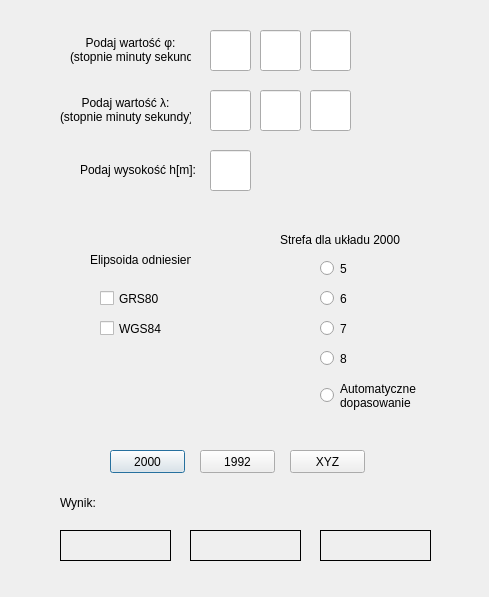
<?xml version="1.0" encoding="UTF-8"?>
<ui version="4.0">
 <class>program</class>
 <widget class="QDialog" name="program">
  <property name="geometry">
   <rect>
    <x>0</x>
    <y>0</y>
    <width>489</width>
    <height>597</height>
   </rect>
  </property>
  <property name="windowTitle">
   <string>Dialog</string>
  </property>
  <widget class="QLabel" name="podajFI">
   <property name="geometry">
    <rect>
     <x>70</x>
     <y>30</y>
     <width>121</width>
     <height>41</height>
    </rect>
   </property>
   <property name="text">
    <string>&lt;html&gt;&lt;head/&gt;&lt;body&gt;&lt;p align=&quot;center&quot;&gt;Podaj wartość φ:&lt;br/&gt;(stopnie minuty sekundy)&lt;/p&gt;&lt;/body&gt;&lt;/html&gt;</string>
   </property>
   <property name="textFormat">
    <enum>Qt::RichText</enum>
   </property>
  </widget>
  <widget class="QLabel" name="podajLAM">
   <property name="geometry">
    <rect>
     <x>60</x>
     <y>90</y>
     <width>131</width>
     <height>41</height>
    </rect>
   </property>
   <property name="text">
    <string>&lt;html&gt;&lt;head/&gt;&lt;body&gt;&lt;p align=&quot;center&quot;&gt;Podaj wartość λ:&lt;br/&gt;(stopnie minuty sekundy)&lt;/p&gt;&lt;/body&gt;&lt;/html&gt;</string>
   </property>
   <property name="textFormat">
    <enum>Qt::RichText</enum>
   </property>
  </widget>
  <widget class="QLabel" name="label">
   <property name="geometry">
    <rect>
     <x>90</x>
     <y>250</y>
     <width>101</width>
     <height>20</height>
    </rect>
   </property>
   <property name="text">
    <string>Elipsoida odniesienia:</string>
   </property>
  </widget>
  <widget class="QRadioButton" name="s5">
   <property name="geometry">
    <rect>
     <x>320</x>
     <y>260</y>
     <width>82</width>
     <height>17</height>
    </rect>
   </property>
   <property name="acceptDrops">
    <bool>false</bool>
   </property>
   <property name="toolTipDuration">
    <number>-1</number>
   </property>
   <property name="autoFillBackground">
    <bool>false</bool>
   </property>
   <property name="text">
    <string>5</string>
   </property>
   <property name="checkable">
    <bool>true</bool>
   </property>
   <property name="checked">
    <bool>false</bool>
   </property>
   <property name="autoRepeat">
    <bool>false</bool>
   </property>
   <property name="autoExclusive">
    <bool>true</bool>
   </property>
   <property name="autoRepeatDelay">
    <number>300</number>
   </property>
   <attribute name="buttonGroup">
    <string notr="true">buttonGroup</string>
   </attribute>
  </widget>
  <widget class="QRadioButton" name="s6">
   <property name="geometry">
    <rect>
     <x>320</x>
     <y>290</y>
     <width>82</width>
     <height>17</height>
    </rect>
   </property>
   <property name="acceptDrops">
    <bool>false</bool>
   </property>
   <property name="toolTipDuration">
    <number>-1</number>
   </property>
   <property name="autoFillBackground">
    <bool>false</bool>
   </property>
   <property name="text">
    <string>6</string>
   </property>
   <property name="checked">
    <bool>false</bool>
   </property>
   <property name="autoRepeat">
    <bool>false</bool>
   </property>
   <property name="autoExclusive">
    <bool>true</bool>
   </property>
   <property name="autoRepeatDelay">
    <number>300</number>
   </property>
   <attribute name="buttonGroup">
    <string notr="true">buttonGroup</string>
   </attribute>
  </widget>
  <widget class="QLabel" name="label_2">
   <property name="geometry">
    <rect>
     <x>280</x>
     <y>230</y>
     <width>121</width>
     <height>20</height>
    </rect>
   </property>
   <property name="text">
    <string>Strefa dla układu 2000:</string>
   </property>
  </widget>
  <widget class="QRadioButton" name="s7">
   <property name="geometry">
    <rect>
     <x>320</x>
     <y>320</y>
     <width>82</width>
     <height>17</height>
    </rect>
   </property>
   <property name="acceptDrops">
    <bool>false</bool>
   </property>
   <property name="toolTipDuration">
    <number>-1</number>
   </property>
   <property name="autoFillBackground">
    <bool>false</bool>
   </property>
   <property name="text">
    <string>7</string>
   </property>
   <property name="checkable">
    <bool>true</bool>
   </property>
   <property name="checked">
    <bool>false</bool>
   </property>
   <property name="autoRepeat">
    <bool>false</bool>
   </property>
   <property name="autoExclusive">
    <bool>true</bool>
   </property>
   <property name="autoRepeatDelay">
    <number>300</number>
   </property>
   <attribute name="buttonGroup">
    <string notr="true">buttonGroup</string>
   </attribute>
  </widget>
  <widget class="QRadioButton" name="s8">
   <property name="geometry">
    <rect>
     <x>320</x>
     <y>350</y>
     <width>82</width>
     <height>17</height>
    </rect>
   </property>
   <property name="acceptDrops">
    <bool>false</bool>
   </property>
   <property name="toolTipDuration">
    <number>-1</number>
   </property>
   <property name="autoFillBackground">
    <bool>false</bool>
   </property>
   <property name="text">
    <string>8</string>
   </property>
   <property name="checked">
    <bool>false</bool>
   </property>
   <property name="autoRepeat">
    <bool>false</bool>
   </property>
   <property name="autoExclusive">
    <bool>true</bool>
   </property>
   <property name="autoRepeatDelay">
    <number>300</number>
   </property>
   <attribute name="buttonGroup">
    <string notr="true">buttonGroup</string>
   </attribute>
  </widget>
  <widget class="QLabel" name="wynikX">
   <property name="geometry">
    <rect>
     <x>60</x>
     <y>530</y>
     <width>111</width>
     <height>31</height>
    </rect>
   </property>
   <property name="frameShape">
    <enum>QFrame::Box</enum>
   </property>
   <property name="frameShadow">
    <enum>QFrame::Plain</enum>
   </property>
   <property name="midLineWidth">
    <number>0</number>
   </property>
   <property name="text">
    <string/>
   </property>
   <property name="wordWrap">
    <bool>false</bool>
   </property>
  </widget>
  <widget class="QLabel" name="label_4">
   <property name="geometry">
    <rect>
     <x>60</x>
     <y>493</y>
     <width>47</width>
     <height>20</height>
    </rect>
   </property>
   <property name="text">
    <string>Wynik:</string>
   </property>
  </widget>
  <widget class="QPushButton" name="Oblicz00">
   <property name="geometry">
    <rect>
     <x>110</x>
     <y>450</y>
     <width>75</width>
     <height>23</height>
    </rect>
   </property>
   <property name="text">
    <string>2000</string>
   </property>
  </widget>
  <widget class="QCheckBox" name="GRS80">
   <property name="geometry">
    <rect>
     <x>100</x>
     <y>290</y>
     <width>70</width>
     <height>17</height>
    </rect>
   </property>
   <property name="text">
    <string>GRS80</string>
   </property>
   <property name="checkable">
    <bool>true</bool>
   </property>
   <property name="autoExclusive">
    <bool>true</bool>
   </property>
   <property name="tristate">
    <bool>false</bool>
   </property>
   <attribute name="buttonGroup">
    <string notr="true">buttonGroup_2</string>
   </attribute>
  </widget>
  <widget class="QCheckBox" name="WGS84">
   <property name="geometry">
    <rect>
     <x>100</x>
     <y>320</y>
     <width>70</width>
     <height>17</height>
    </rect>
   </property>
   <property name="text">
    <string>WGS84</string>
   </property>
   <property name="checkable">
    <bool>true</bool>
   </property>
   <property name="autoExclusive">
    <bool>true</bool>
   </property>
   <property name="tristate">
    <bool>false</bool>
   </property>
   <attribute name="buttonGroup">
    <string notr="true">buttonGroup_2</string>
   </attribute>
  </widget>
  <widget class="QLabel" name="wynikY">
   <property name="geometry">
    <rect>
     <x>190</x>
     <y>530</y>
     <width>111</width>
     <height>31</height>
    </rect>
   </property>
   <property name="frameShape">
    <enum>QFrame::Box</enum>
   </property>
   <property name="frameShadow">
    <enum>QFrame::Plain</enum>
   </property>
   <property name="midLineWidth">
    <number>0</number>
   </property>
   <property name="text">
    <string/>
   </property>
   <property name="wordWrap">
    <bool>false</bool>
   </property>
  </widget>
  <widget class="QLineEdit" name="stFI">
   <property name="geometry">
    <rect>
     <x>210</x>
     <y>30</y>
     <width>41</width>
     <height>41</height>
    </rect>
   </property>
  </widget>
  <widget class="QLineEdit" name="mFI">
   <property name="geometry">
    <rect>
     <x>260</x>
     <y>30</y>
     <width>41</width>
     <height>41</height>
    </rect>
   </property>
  </widget>
  <widget class="QLineEdit" name="secFI">
   <property name="geometry">
    <rect>
     <x>310</x>
     <y>30</y>
     <width>41</width>
     <height>41</height>
    </rect>
   </property>
  </widget>
  <widget class="QLineEdit" name="stLAM">
   <property name="geometry">
    <rect>
     <x>210</x>
     <y>90</y>
     <width>41</width>
     <height>41</height>
    </rect>
   </property>
  </widget>
  <widget class="QLineEdit" name="secLAM">
   <property name="geometry">
    <rect>
     <x>310</x>
     <y>90</y>
     <width>41</width>
     <height>41</height>
    </rect>
   </property>
  </widget>
  <widget class="QLineEdit" name="mLAM">
   <property name="geometry">
    <rect>
     <x>260</x>
     <y>90</y>
     <width>41</width>
     <height>41</height>
    </rect>
   </property>
  </widget>
  <widget class="QPushButton" name="Oblicz92">
   <property name="geometry">
    <rect>
     <x>200</x>
     <y>450</y>
     <width>75</width>
     <height>23</height>
    </rect>
   </property>
   <property name="text">
    <string>1992</string>
   </property>
  </widget>
  <widget class="QLineEdit" name="h">
   <property name="geometry">
    <rect>
     <x>210</x>
     <y>150</y>
     <width>41</width>
     <height>41</height>
    </rect>
   </property>
  </widget>
  <widget class="QLabel" name="podajH">
   <property name="geometry">
    <rect>
     <x>80</x>
     <y>150</y>
     <width>121</width>
     <height>41</height>
    </rect>
   </property>
   <property name="text">
    <string>&lt;html&gt;&lt;head/&gt;&lt;body&gt;&lt;p&gt;Podaj wysokość h[m]:&lt;/p&gt;&lt;/body&gt;&lt;/html&gt;</string>
   </property>
   <property name="textFormat">
    <enum>Qt::RichText</enum>
   </property>
  </widget>
  <widget class="QLabel" name="wynikZ">
   <property name="geometry">
    <rect>
     <x>320</x>
     <y>530</y>
     <width>111</width>
     <height>31</height>
    </rect>
   </property>
   <property name="frameShape">
    <enum>QFrame::Box</enum>
   </property>
   <property name="frameShadow">
    <enum>QFrame::Plain</enum>
   </property>
   <property name="midLineWidth">
    <number>0</number>
   </property>
   <property name="text">
    <string/>
   </property>
   <property name="wordWrap">
    <bool>false</bool>
   </property>
  </widget>
  <widget class="QPushButton" name="ObliczXYZ">
   <property name="geometry">
    <rect>
     <x>290</x>
     <y>450</y>
     <width>75</width>
     <height>23</height>
    </rect>
   </property>
   <property name="text">
    <string>XYZ</string>
   </property>
  </widget>
  <widget class="QRadioButton" name="sA">
   <property name="geometry">
    <rect>
     <x>320</x>
     <y>380</y>
     <width>101</width>
     <height>31</height>
    </rect>
   </property>
   <property name="acceptDrops">
    <bool>false</bool>
   </property>
   <property name="toolTipDuration">
    <number>-1</number>
   </property>
   <property name="autoFillBackground">
    <bool>false</bool>
   </property>
   <property name="text">
    <string>Automatyczne 
dopasowanie</string>
   </property>
   <property name="checked">
    <bool>false</bool>
   </property>
   <property name="autoRepeat">
    <bool>false</bool>
   </property>
   <property name="autoExclusive">
    <bool>true</bool>
   </property>
   <property name="autoRepeatDelay">
    <number>300</number>
   </property>
   <attribute name="buttonGroup">
    <string notr="true">buttonGroup</string>
   </attribute>
  </widget>
 </widget>
 <resources/>
 <connections/>
 <buttongroups>
  <buttongroup name="buttonGroup_2"/>
  <buttongroup name="buttonGroup"/>
 </buttongroups>
</ui>
